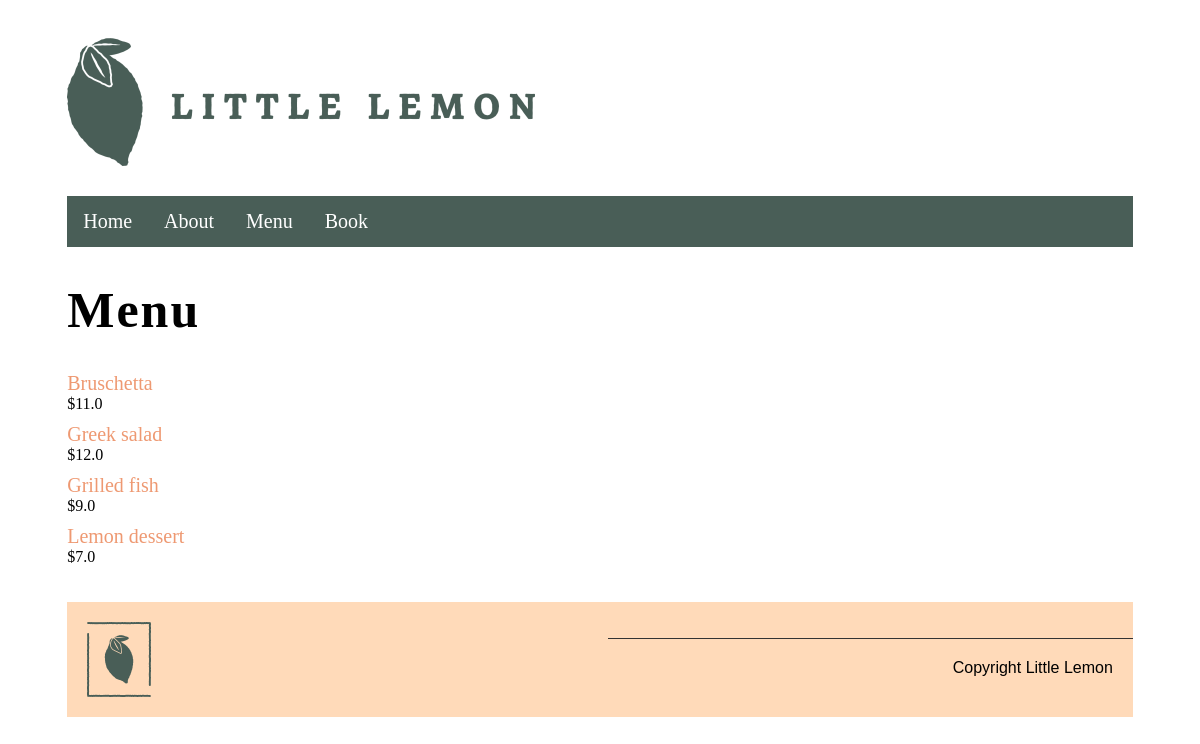
The app's page /menu/ with its own data.
### restaurant/models.py (models this page shows, shortened)
class Menu(models.Model):
    name = models.CharField(max_length = 50)
    price = models.FloatField();
    description = models.TextField();
    image = models.ImageField();

### restaurant/views.py (the view)
# urls.py: path('menu/', views.MenuView.as_view()),
class MenuView(TemplateView):
    def get(self, request):
        modelData = Menu.objects.all().order_by('name')
        context = {
            'title': 'Little Lemon',
            'modelData': modelData,
        }
        return render(request, 'menu.html', context)

### restaurant/templates/menu.html (shortened to what this page needs)
<div>
    {% include "header.html" %}
</div>
<div class = 'menu'>
    <h1> Menu </h1>
    {% for data in modelData %}
        <ul>
            <a href="/menu_item/{{data.id}}">
                <li class = 'name'>{{data.name}}</li>
            </a>
            <li class = 'price'>${{data.price}}</li>
        </ul>
    {% endfor %}
</div>
<div>
    {% include "footer.html" %}
</div>

### restaurant/templates/menu.html (style rules this page uses)
.menu { margin: 2% 5%; }
.menu h1 { font-size: 50px; letter-spacing: 2px; }
.menu ul { list-style-type: none; margin: 10px 0; padding: 0; }
.menu a { text-decoration: none; }
.menu .name { font-size: 20px; color: #EE9972; }

### records on screen
Menu: name "Bruschetta", price "11.0"
Menu: name "Greek salad", price "12.0"
Menu: name "Grilled fish", price "9.0"
Menu: name "Lemon dessert", price "7.0"
